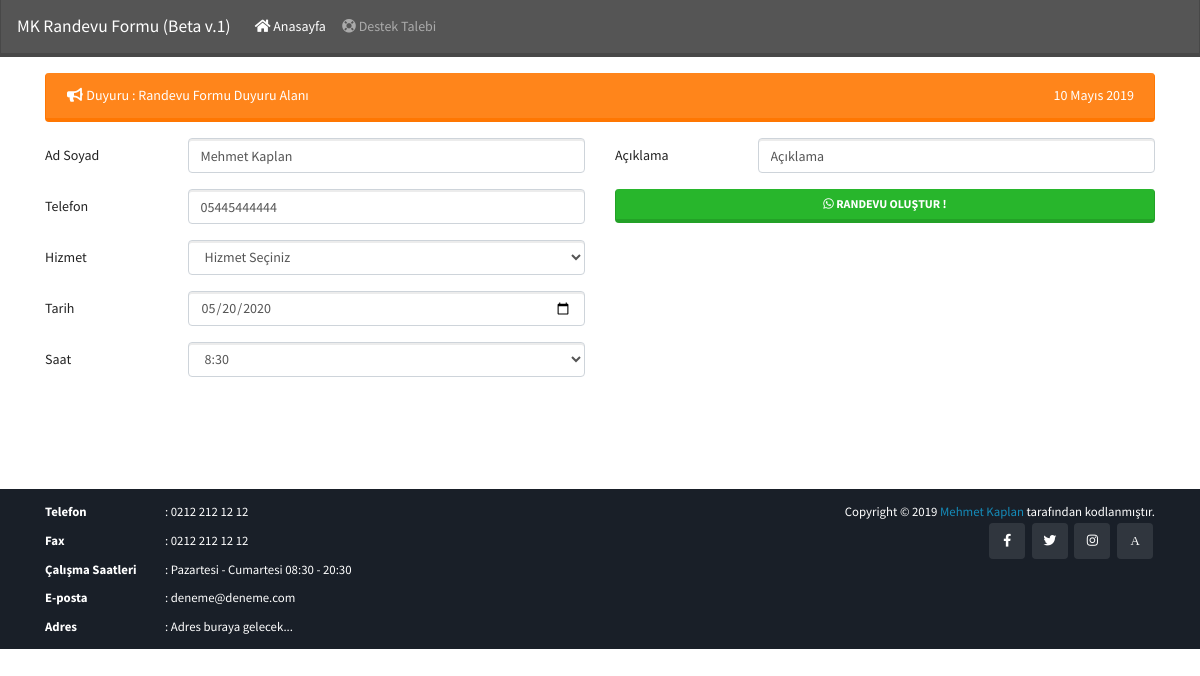
The page /index.php on the database its author committed.
### tables this page shows
CREATE TABLE `ayarlar` (
  `id` int(11) NOT NULL,
  `site_title` text NOT NULL,
  `site_favicon` varchar(255) NOT NULL,
  `site_slogan` text NOT NULL,
  `site_description` text NOT NULL,
  `site_keywords` text NOT NULL,
  `site_copright` varchar(255) NOT NULL,
  `site_facebook` varchar(255) NOT NULL,
  `site_twitter` varchar(255) NOT NULL,
  `site_instagram` varchar(255) NOT NULL,
  `site_analytics` text NOT NULL,
  `site_telefon` varchar(255) NOT NULL,
  `site_fax` varchar(255) NOT NULL,
  `site_calsaat` text NOT NULL,
  `site_eposta` text NOT NULL,
  `site_adres` text NOT NULL,
  `site_gorunum` text NOT NULL,
  `updatedAt` datetime NOT NULL
);

CREATE TABLE `duyurular` (
  `id` int(11) NOT NULL,
  `baslik` text NOT NULL,
  `icerik` text NOT NULL,
  `tarih` timestamp NOT NULL DEFAULT CURRENT_TIMESTAMP,
  `yazar` text
);

### index.php (the view, shortened to what this page needs)
<?php include_once 'baglantilar/database.php'; ?>
<?php include_once 'baglantilar/fonksiyonlar.php';?>
<!DOCTYPE html>
<html lang="tr">
<head>
	<link rel="stylesheet" href="https://stackpath.bootstrapcdn.com/bootstrap/4.5.0/css/bootstrap.min.css">
	<link rel="stylesheet" href="https://cdnjs.cloudflare.com/ajax/libs/font-awesome/5.8.1/css/all.min.css">
	<link rel="stylesheet" href="<?=$h->get['base_url']?>/whatsapprandevu/admin/assets/css/sb-admin.css">
	<link rel="stylesheet" href="<?=$h->get['base_url']?>/whatsapprandevu/admin/assets/css/custom.css">
	<link rel="stylesheet" href="<?=$h->get['base_url']?>/whatsapprandevu/admin/assets/css/datepicker.css" rel="stylesheet">
	<link rel="stylesheet" type="text/css" href="https://bootswatch.com/4/lumen/bootstrap.css">
</head>
<body id="page-top" class="theme-purple">
	<nav class="navbar navbar-expand-lg navbar-dark bg-dark static-top">
		<a href="?sayfa=anasayfa" class="navbar-brand" title="Site Slogan">
			<?php echo $ayarlargoster['site_slogan']; ?>
		</a>
		<div class="collapse navbar-collapse" id="navbarNavDropdown">
			<ul class="navbar-nav">
				<li class="nav-item active">
					<a href="?sayfa=anasayfa" class="nav-link" title="Ana Sayfa"><i class="fa fa-home"></i> Anasayfa <span class="sr-only">(current)</span></a>
				</li>
				<li class="nav-item">
					<a href="?sayfa=destekolustur" class="nav-link" title="Destek Talebi"><i class="fas fa-life-ring"></i> Destek Talebi</a>
				</li>
			</ul>
		</div>
	</nav>
	<div class="container">
		<div class="row">
			<div class="col-lg-12 pt-3">
				<?php Duyuru(); ?>
			</div>
			<?php SayfaGetir(); ?>
		</div>
		<footer class="sticky-footer2">
			<div class="container my-auto">
				<div class="copyright my-auto">
					<div class="row">
						<div class="col-lg-6 col-sm-12 pt-3">
							<div class="d-flex flex-column">
								<p><b style="width:120px;display: inline-block;">Telefon</b>: <?php echo $ayarlargoster['site_telefon']; ?></p>
								<p><b style="width:120px;display: inline-block;">Fax</b>: <?php echo $ayarlargoster['site_fax']; ?></p>
								<p><b style="width:120px;display: inline-block;">Çalışma Saatleri</b>: <?php echo $ayarlargoster['site_calsaat']; ?></p>
								<p><b style="width:120px;display: inline-block;">E-posta</b>: <?php echo $ayarlargoster['site_eposta']; ?></p>
								<p><b style="width:120px;display: inline-block;">Adres</b>: <?php echo $ayarlargoster['site_adres']; ?></p>
							</div>
						</div>
						<div class="col-lg-6 col-sm-12 pt-3  text-right">
							<span><?php echo $ayarlargoster['site_copright']; ?></span>
							<div class="sosyal">
								<a href="<?php echo $ayarlargoster['site_facebook']; ?>" title="Facebook'tan Takip Et"><span>Facebook</span></a>
								<a href="<?php echo $ayarlargoster['site_twitter']; ?>" title="Twitter'dan Takip Et"><span>Twitter</span></a>
								<a href="<?php echo $ayarlargoster['site_instagram']; ?>" title="İnstagram'dan Takip Et"><span>İnstagram</span></a>
								<a href="<?=$h->get['base_url']?>/whatsapprandevu/admin" title="Admin Paneli"><span>Admin</span></a>
							</div>
						</div>
					</div>
				</div>
			</div>
		</footer>
	</body>
	</html>

### baglantilar/fonksiyonlar.php (shortened to what this page needs)
<?php
$ayarlarcek = $conn -> prepare("SELECT * FROM ayarlar where id = 1");
$ayarlarcek->bindParam(1, $_GET['id']);
$ayarlarcek-> execute();
$ayarlargoster = $ayarlarcek -> fetch(PDO::FETCH_ASSOC);
?>
<?php
trait URL {
  function __construct()
  {
    $this->url = $_SERVER['SERVER_NAME'];
    $this->current_url = $_SERVER['REQUEST_URI'];
    $clean_server = str_replace('', $this->url, $this->current_url);
    $clean_server = explode('/', $clean_server);
    $this->get = array('base_url' => "/".$clean_server[1]);
  }
}
$h = new Home();
?>
<?php
function SayfaGetir(){
  if(isset($_GET['sayfa'])){
    switch ($_GET['sayfa']) {
      case 'anasayfa': include('./sayfalar/anasayfa.php'); break;
      case 'destekolustur': include('./sayfalar/destekolustur.php'); break;
      case 'siparisolustur': include('./sayfalar/siparisolustur.php'); break;
      case 'randevual': include('./sayfalar/randevual.php'); break;
      default: include('./sayfalar/404.php'); break;
    }
  }else{
    include('./sayfalar/anasayfa.php');
  }
}
function Duyuru()
{
  require('database.php');
  $duyurularsorgu = $conn->prepare("SELECT * FROM duyurular order by ID desc limit 1");
  $duyurularsorgu->execute();
  while ($duyurularcikti = $duyurularsorgu->fetch()) {
    $tarih = $duyurularcikti['tarih'];
    $dtarih = date("d F Y",strtotime($tarih));
    $ing_aylar = array("January","February","March","May","April","June","July","August","September","October","November","December");
    $tr_aylar = array("Ocak","Şubat","Mart","Nisan","Mayıs","Haziran","Temmuz","Ağustos","Eylül","Ekim","Kasım","Aralık");
    $dztarih = str_replace($ing_aylar,$tr_aylar,$dtarih);
    echo '<div class="alert alert-warning"><i class="fas fa-fw fa-bullhorn"></i> Duyuru : ' . $duyurularcikti["icerik"] . ' <span class="float-right d-none d-sm-block">' . $dztarih . '</span></div>';
  }
}
?>

### admin/assets/css/custom.css (style rules this page uses)
footer.sticky-footer2 { display: -webkit-box; display: -ms-flexbox; display: flex; right: 0; bottom: 0; width: 100%; color: #fff; background-color: rgb(25, 31, 40) }
footer.sticky-footer2 .copyright { line-height: 1; font-size: 0.8rem }
@media (min-width:768px) { footer.sticky-footer2 { width: 100% } }
div.sosyal { display: block; padding-top: 5px }
div.sosyal a { color: #fff; background: rgb(255, 255, 255, 0.1); border-radius: 4px; text-align: center; text-decoration: none; font-family: "Font Awesome 5 Brands"; position: relative; display: inline-block; width: 36px; height: 36px; padding-top: 12px; margin: 0 2px; -o-transition: all .5s; -webkit-transition: all .5s; -moz-transition: all .5s; transition: all .5s; -webkit-font-smoothing: antialiased }
div.sosyal a:nth-of-type(1):before { content: '\f39e' }
div.sosyal a:nth-of-type(2):before { content: '\f099' }
div.sosyal a:nth-of-type(3):before { content: '\f16d' }
div.sosyal a:nth-of-type(4):before { content: 'A' }

### rows shown on the page
ayarlar: site_slogan "MK Randevu Formu (Beta v.1)", site_telefon "0212 212 12 12", site_fax "0212 212 12 12", site_calsaat "Pazartesi - Cumartesi 08:30 - 20:30", site_eposta "deneme@deneme.com", site_adres "Adres buraya gelecek...", site_copright "Copyright © 2019 Mehmet Kaplan tarafından kodlanmıştır."
duyurular: icerik "Randevu Formu Duyuru Alanı", tarih "10 Mayıs 2019"
